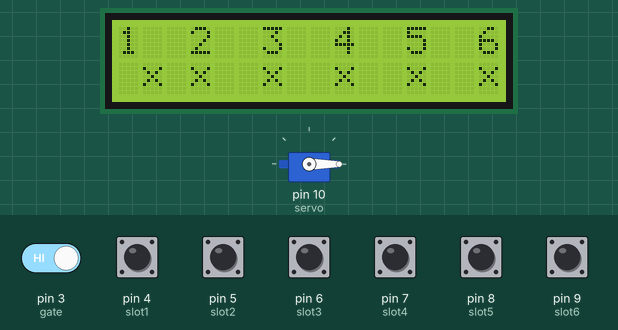
Recording of a sketch running on a simulated Arduino Uno, built with avr-gcc and run on an emulated ATmega328P. Parts: 16×2 character LCD, servo. Inputs (shaded band) come from the test bench; at power-on: pin 3 (gate), pin 4 (slot1), pin 5 (slot2), pin 6 (slot3), pin 7 (slot4), pin 8 (slot5), pin 9 (slot6) HIGH.

Above: at 2.6 s.
2.7 s: pin 3 (gate) driven LOW
At 2.85 s:
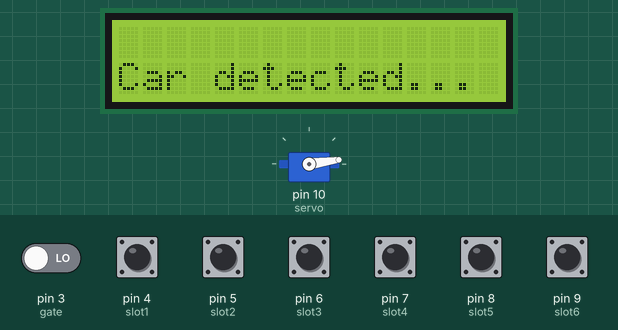
At 4.7 s:
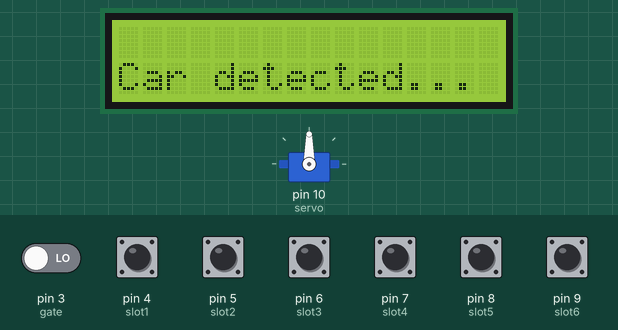
5.4 s: pin 3 (gate) driven HIGH
At 6.0 s:
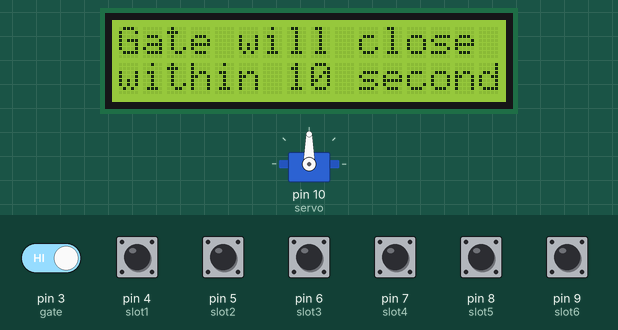
Timing chart, 0 to 8.4 s (numbered marks = the images above; inputs shaded):
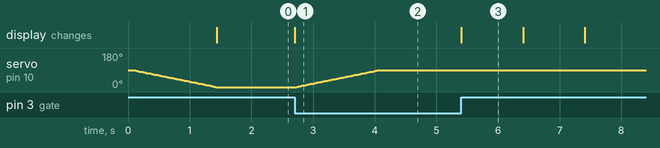

The sketch:

car_parking.ino
```cpp
#include <LiquidCrystal.h>
#include <Servo.h>

Servo servo;
LiquidCrystal lcd(A0, A1, A2, A3, A4, A5); //RS, E, D4, D5, D6, D7

byte car_have[8] = {1,2,20,9,2,20,8,0};
byte no_car[8] = {0,17,10,4,10,17,0,0};

byte gate = 3;
byte slot1 = 4;
byte slot2 = 5;
byte slot3 = 6;
byte slot4 = 7;
byte slot5 = 8;
byte slot6 = 9;
// servo Pin 10

int pos, timer = 0;
char digit[3];

void setup() {
  lcd.begin(16, 2);
  servo.attach(10);
  pinMode(gate, INPUT);
  pinMode(slot1, INPUT);
  pinMode(slot2, INPUT);
  pinMode(slot3, INPUT);
  pinMode(slot4, INPUT);
  lcd.createChar(0, car_have);
  lcd.createChar(1, no_car);
  gate_close();
}

void loop() {
  if(digitalRead(gate) == 0) gate_open();

  lcd.setCursor(0, 0);
  lcd.print("1  2  3  4  5  6");

  if(digitalRead(slot1) == 0){
    lcd.setCursor(1, 1);
    lcd.write(byte(0));
  }
  else{
    lcd.setCursor(1, 1);
    lcd.write(byte(1));
  }
  if(digitalRead(slot2) == 0){
    lcd.setCursor(3, 1);
    lcd.write(byte(0));
  }
  else{
    lcd.setCursor(3, 1);
    lcd.write(byte(1));
  }
  if(digitalRead(slot3) == 0){
    lcd.setCursor(6, 1);
    lcd.write(byte(0));
  }
  else{
    lcd.setCursor(6, 1);
    lcd.write(byte(1));
  }
  if(digitalRead(slot4) == 0){
    lcd.setCursor(9, 1);
    lcd.write(byte(0));
  }
  else{
    lcd.setCursor(9, 1);
    lcd.write(byte(1));
  }
  if(digitalRead(slot5) == 0){
    lcd.setCursor(12, 1);
    lcd.write(byte(0));
  }
  else{
    lcd.setCursor(12, 1);
    lcd.write(byte(1));
  }
  if(digitalRead(slot6) == 0){
    lcd.setCursor(15, 1);
    lcd.write(byte(0));
  }
  else{
    lcd.setCursor(15, 1);
    lcd.write(byte(1));
  }
}

void gate_open(){
  if(!digitalRead(slot1) && !digitalRead(slot2) && !digitalRead(slot3) && !digitalRead(slot4) && !digitalRead(slot5) && !digitalRead(slot6)){
     lcd.clear();
     lcd.setCursor(0, 0);
     lcd.print("Slot FULL...");
     delay(1000);
     lcd.clear();
     return;
  }
  timer = 10;
  lcd.clear();
  lcd.setCursor(0, 1);
  lcd.print("Car detected...");
  for (pos = 0; pos <= 90; pos += 1) {
    servo.write(pos);
    delay(15);
  }
  while(digitalRead(gate) == 0);
  lcd.clear();
  lcd.setCursor(0, 0);
  lcd.print("Gate will close");
  lcd.setCursor(0, 1);
  lcd.print("within ");
  lcd.setCursor(10, 1);
  lcd.print("second");
  while(timer >= 0){
    digit[0] = timer / 10 + 48;
    digit[1] = timer % 10 + 48;
    lcd.setCursor(7, 1);
    lcd.write(digit);
    delay(1000);
    timer--;
  }
  gate_close();
  lcd.clear();
}

void gate_close(){
  for (pos = 90; pos >= 0; pos -= 1) {
    servo.write(pos);
    delay(15);
  }
}
```

Measured:
- after the input at 2.7 s, servo on pin 10 (servo): moves from 0° to 90° over 1.3 s, starting at once; the display: changes at once (image 1)
- after the input at 5.4 s, the display: changes at once (image 3)
- what the display in image 3 shows lasts 1.0 s, from 5.4 s to 6.4 s
